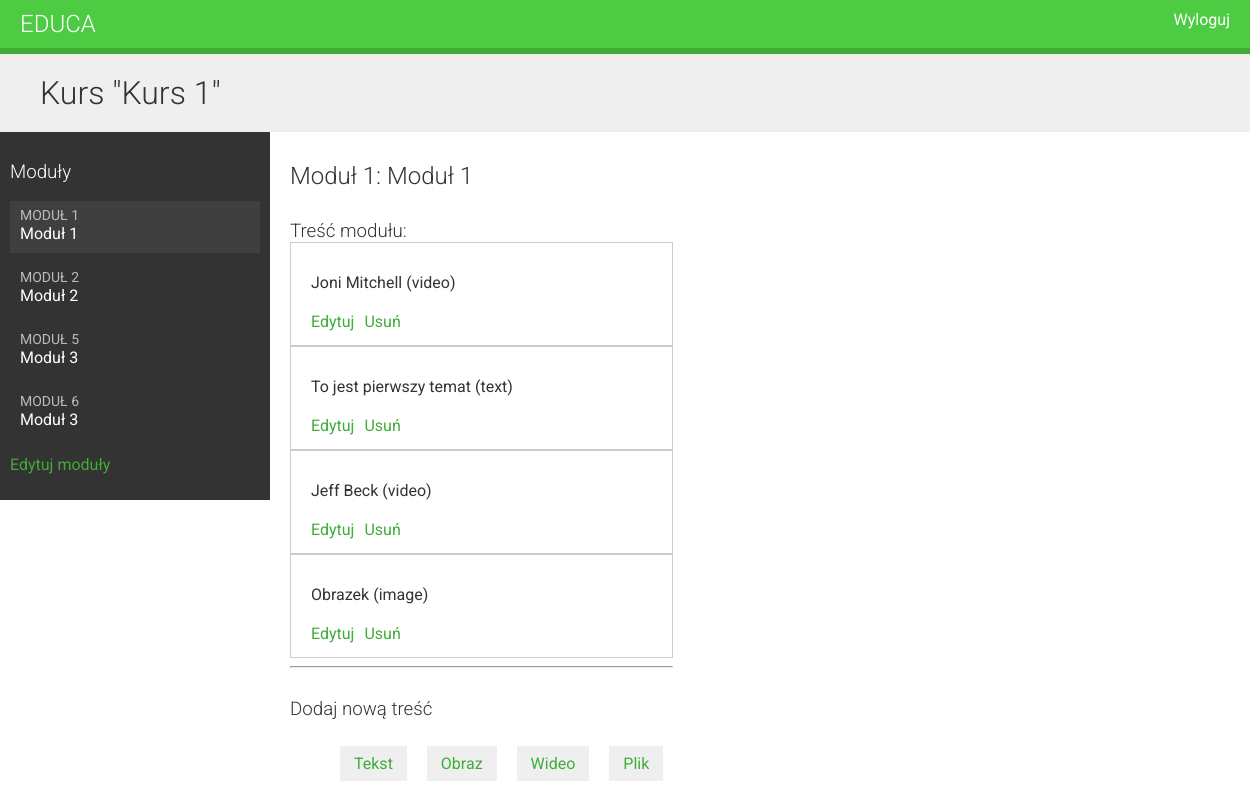
/course/module/1/ (signed in), run on the app's committed database.
### courses/models.py (models this page shows, shortened)
class Course(models.Model):
    owner = models.ForeignKey(User,
                              related_name='courses_created')
    subject = models.ForeignKey(Subject, related_name='courses')
    title = models.CharField(max_length=200)
    slug = models.SlugField(max_length=200, unique=True)
    overview = models.TextField()
    created = models.DateTimeField(auto_now_add=True)
    students = models.ManyToManyField(User, related_name='courses_joined', blank=True)
    class Meta:
        ordering = ('-created',)

class Module(models.Model):
    course = models.ForeignKey(Course, related_name='modules')
    title = models.CharField(max_length=200)
    description = models.TextField(blank=True)
    order = OrderField(blank=True, for_fields=['course'])
    class Meta:
        ordering = ['order']

class Content(models.Model):
    module = models.ForeignKey(Module, related_name='contents')
    content_type = models.ForeignKey(ContentType,
                                     limit_choices_to={'model__in': ('text',
                                                                    'video',
                                                                    'image',
                                                                    'file')})
    object_id = models.PositiveIntegerField()
    item = GenericForeignKey('content_type', 'object_id')
    order = OrderField(blank=True, for_fields=['module'])
    class Meta:
        ordering = ['order']

class ItemBase(models.Model):
    owner = models.ForeignKey(User, related_name='%(class)s_related')
    title = models.CharField(max_length=250)
    created = models.DateTimeField(auto_now_add=True)
    updated = models.DateTimeField(auto_now=True)
    class Meta:
        abstract = True
    def __str__(self):
        return self.title

class Video(ItemBase):
    url = models.URLField()

class Text(ItemBase):
    content = models.TextField()

class Image(ItemBase):
    file = models.FileField(upload_to='images')

### courses/views.py (the view)
class ModuleContentListView(TemplateResponseMixin, View):
    template_name = 'courses/manage/module/content_list.html'
    def get(self, request, module_id):
        module = get_object_or_404(Module, id=module_id, course__owner=request.user)
        return self.render_to_response({'module': module})

### courses/templatetags/course.py (called while the page is built)
@register.filter
def model_name(obj):
    try:
        return obj._meta.model_name
    except AttributeError:
        return None

### courses/templates/courses/manage/module/content_list.html (shortened to what this page needs)
{% extends "base.html" %}
{% load course %}
{% block content %}
{% with course=module.course %}
    <h1>Kurs "{{ course.title }}"</h1>
    <div class="contents">
        <h3>Moduły</h3>
        <ul id="modules">
            {% for m in course.modules.all %}
                <li data-id="{{ m.id }}" {% if m == module %} class="selected"{% endif %}>
                    <a href="{% url "module_content_list" m.id %}">
                        <span>
                            Moduł <span class="order">{{ m.order|add:1 }}</span>
                        </span>
                        <br>
                        {{ m.title }}
                    </a>
                </li>
            {% empty %}
                <li>Brak modułów.</li>
            {% endfor %}
        </ul>
        <p><a href="{% url "course_module_update" course.id %}">Edytuj moduły</a></p>
    </div>
    <div class="module">
        <h2>Moduł {{ module.order|add:1 }}: {{ module.title }}</h2>
        <h3>Treść modułu:</h3>
        <div id="module-contents">
            {% for content in module.contents.all %}
                <div data-id="{{ content.id }}">
                    {% with item=content.item %}
                        <p>{{ item }} ({{ item|model_name }})</p>
                        <a href="{% url "module_content_update" module.id item|model_name item.id %}">Edytuj</a>
                        <form action="{% url "module_content_delete" content.id %}" method="post">
                            <input type="submit" value="Usuń">
                        </form>
                    {% endwith %}
                </div>
            {% empty %}
                <p>Ten moduł nie zawiera jeszcze treści.</p>
            {% endfor %}
        </div>
            <hr>
            <h3>Dodaj nową treść</h3>
            <ul class="content-types">
                <li><a href="{% url "module_content_create" module.id "text" %}">Tekst</a> </li>
                <li><a href="{% url "module_content_create" module.id "image" %}">Obraz</a> </li>
                <li><a href="{% url "module_content_create" module.id "video" %}">Wideo</a> </li>
                <li><a href="{% url "module_content_create" module.id "file" %}">Plik</a> </li>
            </ul>
    </div>
{% endwith %}
{% endblock %}

### courses/static/css/base.css (style rules this page uses)
body { margin:0; font-family:'Roboto', sans-serif; font-weight:400; color:#333; }
a { color:#3fad37; text-decoration:none; }
h1, h2, h3, h4, h5, h6 { font-family:'Roboto', sans-serif; font-weight:300; }
h1 { background:#efefef; width:100%; overflow:auto; padding:20px 0 20px 40px; margin:0; }
.module { overflow:auto; }
.module h3 { margin:30px 0 0; padding:0; width:100%; }
.module p { margin:10px 0 20px; width:100%; float:left; }
.contents { width:20%; padding:10px; float:left; background:#333; color: #fff; font-family:'Roboto', sans-serif; }
.contents ul { list-style:none; margin:0; padding:0; }
.contents ul li { margin:0 0 10px 0; padding:4px 10px 10px; overflow:auto; }
.contents ul li.selected { background:#3f3f3f; }
.contents ul span { text-transform:uppercase; color:#bbb; font-size:14px; }
.contents ul a { display:block; color:#fff; text-decoration:none; }
.module { padding:10px 20px; float:left; }
ul.content-types li { list-style:none; float:left; margin:10px; background:#efefef; padding:8px 14px; }
input, select, textarea { border:1px solid #ccc; border-bottom:3px solid #ccc; padding:8px 12px; font-size:16px; font-family:'Roboto', sans-serif; float:left; clear:both; width:300px; }
input[type=submit], a.button { border-radius:5px; background:#4dcc43; color:#fff; font-size:16px; text-transform:uppercase; border:none; padding:10px 20px; margin:20px 0; }
#module-contents div { padding:20px 20px 4px 20px; border:1px solid #ccc; background:#fff; overflow:auto; }
#module-contents a { float:left; }
#module-contents form { margin:0; padding:0; float:left; }
#module-contents input[type="submit"] { width:auto; background:none; color:#3fad37; margin:0 0 10px 10px; padding:0; text-transform:none; }

### data on the page
Course: title "Kurs 1"
Module: order|add "1", title "Moduł 1"
Module: order|add "2", title "Moduł 2"
Module: order|add "5", title "Moduł 3"
Module: order|add "6", title "Moduł 3"
Content: item "Joni Mitchell", item|model_name "video"
Content: item "To jest pierwszy temat", item|model_name "text"
Content: item "Jeff Beck", item|model_name "video"
Content: item "Obrazek", item|model_name "image"
